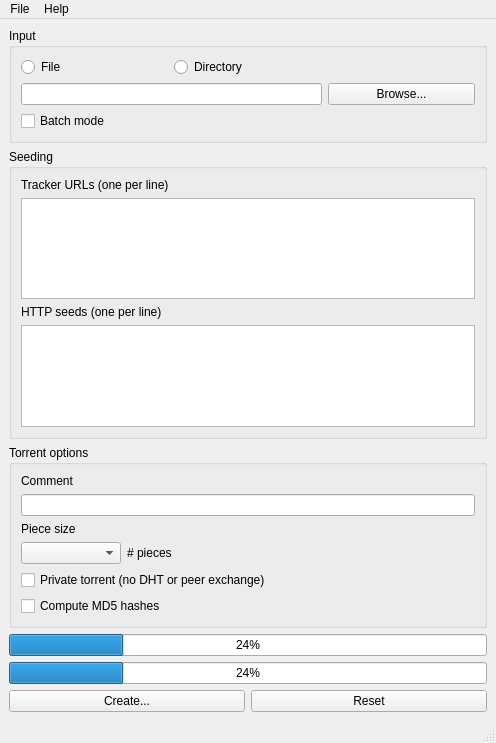
<?xml version="1.0" encoding="UTF-8"?>
<ui version="4.0">
 <class>MainWindow</class>
 <widget class="QMainWindow" name="MainWindow">
  <property name="geometry">
   <rect>
    <x>0</x>
    <y>0</y>
    <width>496</width>
    <height>743</height>
   </rect>
  </property>
  <property name="windowTitle">
   <string>MainWindow</string>
  </property>
  <widget class="QWidget" name="centralwidget">
   <layout class="QVBoxLayout" name="verticalLayout">
    <item>
     <widget class="QGroupBox" name="inputGroupBox">
      <property name="title">
       <string>Input</string>
      </property>
      <layout class="QGridLayout" name="gridLayout">
       <item row="0" column="0">
        <widget class="QRadioButton" name="fileRadioButton">
         <property name="text">
          <string>File</string>
         </property>
        </widget>
       </item>
       <item row="0" column="1">
        <widget class="QRadioButton" name="directoryRadioButton">
         <property name="text">
          <string>Directory</string>
         </property>
        </widget>
       </item>
       <item row="1" column="0" colspan="2">
        <widget class="QLineEdit" name="inputEdit">
         <property name="text">
          <string/>
         </property>
         <property name="readOnly">
          <bool>true</bool>
         </property>
        </widget>
       </item>
       <item row="1" column="2">
        <widget class="QPushButton" name="browseButton">
         <property name="text">
          <string>Browse...</string>
         </property>
        </widget>
       </item>
       <item row="2" column="0">
        <widget class="QCheckBox" name="batchModeCheckBox">
         <property name="toolTip">
          <string>&lt;html&gt;&lt;head/&gt;&lt;body&gt;&lt;p&gt;If enabled, a torrent will be created for each directory and file one level below the input directory.&lt;/p&gt;&lt;/body&gt;&lt;/html&gt;</string>
         </property>
         <property name="text">
          <string>Batch mode</string>
         </property>
        </widget>
       </item>
      </layout>
     </widget>
    </item>
    <item>
     <widget class="QGroupBox" name="seedingGroupBox">
      <property name="title">
       <string>Seeding</string>
      </property>
      <layout class="QVBoxLayout" name="verticalLayout_2">
       <item>
        <widget class="QLabel" name="trackerLabel">
         <property name="text">
          <string>Tracker URLs (one per line)</string>
         </property>
        </widget>
       </item>
       <item>
        <widget class="QPlainTextEdit" name="trackerEdit"/>
       </item>
       <item>
        <widget class="QLabel" name="httpSeedLabel">
         <property name="text">
          <string>HTTP seeds (one per line)</string>
         </property>
        </widget>
       </item>
       <item>
        <widget class="QPlainTextEdit" name="httpSeedEdit"/>
       </item>
      </layout>
     </widget>
    </item>
    <item>
     <widget class="QGroupBox" name="optionGroupBox">
      <property name="title">
       <string>Torrent options</string>
      </property>
      <layout class="QGridLayout" name="gridLayout_2">
       <item row="0" column="0">
        <widget class="QLabel" name="commentLabel">
         <property name="text">
          <string>Comment</string>
         </property>
        </widget>
       </item>
       <item row="1" column="0" colspan="2">
        <widget class="QLineEdit" name="commentEdit"/>
       </item>
       <item row="2" column="0">
        <widget class="QLabel" name="pieceSizeLabel">
         <property name="text">
          <string>Piece size</string>
         </property>
        </widget>
       </item>
       <item row="3" column="0">
        <widget class="QComboBox" name="pieceSizeComboBox">
         <property name="maximumSize">
          <size>
           <width>100</width>
           <height>16777215</height>
          </size>
         </property>
        </widget>
       </item>
       <item row="3" column="1">
        <widget class="QLabel" name="pieceCountLabel">
         <property name="text">
          <string># pieces</string>
         </property>
        </widget>
       </item>
       <item row="4" column="0" colspan="2">
        <widget class="QCheckBox" name="privateTorrentCheckBox">
         <property name="text">
          <string>Private torrent (no DHT or peer exchange)</string>
         </property>
        </widget>
       </item>
       <item row="5" column="0" colspan="2">
        <widget class="QCheckBox" name="md5CheckBox">
         <property name="text">
          <string>Compute MD5 hashes</string>
         </property>
        </widget>
       </item>
      </layout>
     </widget>
    </item>
    <item>
     <widget class="QProgressBar" name="progressBar2">
      <property name="value">
       <number>24</number>
      </property>
     </widget>
    </item>
    <item>
     <widget class="QProgressBar" name="progressBar1">
      <property name="value">
       <number>24</number>
      </property>
     </widget>
    </item>
    <item>
     <layout class="QHBoxLayout" name="horizontalLayout">
      <item>
       <widget class="QPushButton" name="createButton">
        <property name="text">
         <string>Create...</string>
        </property>
       </widget>
      </item>
      <item>
       <widget class="QPushButton" name="resetButton">
        <property name="text">
         <string>Reset</string>
        </property>
       </widget>
      </item>
     </layout>
    </item>
   </layout>
  </widget>
  <widget class="QMenuBar" name="menubar">
   <property name="geometry">
    <rect>
     <x>0</x>
     <y>0</y>
     <width>496</width>
     <height>21</height>
    </rect>
   </property>
   <widget class="QMenu" name="menuFile">
    <property name="title">
     <string>File</string>
    </property>
    <addaction name="actionImport_profile"/>
    <addaction name="actionExport_profile"/>
    <addaction name="separator"/>
    <addaction name="actionQuit"/>
   </widget>
   <widget class="QMenu" name="menuHelp">
    <property name="title">
     <string>Help</string>
    </property>
    <addaction name="actionAbout"/>
   </widget>
   <addaction name="menuFile"/>
   <addaction name="menuHelp"/>
  </widget>
  <widget class="QStatusBar" name="statusbar"/>
  <action name="actionImport_profile">
   <property name="text">
    <string>Import profile...</string>
   </property>
  </action>
  <action name="actionExport_profile">
   <property name="text">
    <string>Export profile...</string>
   </property>
  </action>
  <action name="actionAbout">
   <property name="text">
    <string>About</string>
   </property>
  </action>
  <action name="actionQuit">
   <property name="text">
    <string>Quit</string>
   </property>
  </action>
 </widget>
 <resources/>
 <connections/>
</ui>
